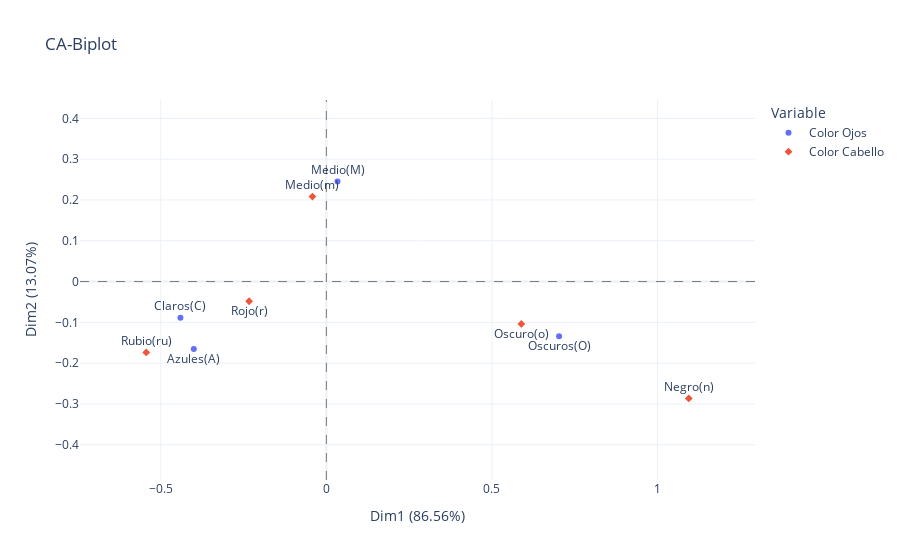

Notebook cell for this chart:
### Code cell
ca_biplot(ca, X)

### Figure 1 — Plotly figure (JSON) as saved in the notebook; plotly's stock layout.template omitted (floating-point values rounded to 4 significant figures)
{"data": [{"customdata": [["Color Ojos"], ["Color Ojos"], ["Color Ojos"], ["Color Ojos"]], "hovertemplate": "<b>%{hovertext}</b><br><br>Dim1=%{x}<br>Dim2=%{y}<br>index=%{text}<extra></extra>", "hovertext": ["Color Ojos", "Color Ojos", "Color Ojos", "Color Ojos"], "legendgroup": "Color Ojos", "marker": {"color": "#636efa", "symbol": "circle"}, "mode": "markers+text", "name": "Color Ojos", "orientation": "v", "showlegend": true, "text": ["Claros(C)", "Azules(A)", "Medio(M)", "Oscuros(O)"], "textposition": ["top center", "bottom center", "top center", "bottom center", "top center", "bottom center", "top center", "bottom center", "top center"], "type": "scatter", "x": [-0.4407, -0.4003, 0.03361, 0.7027], "xaxis": "x", "y": [-0.08846, -0.1654, 0.245, -0.1339], "yaxis": "y"}, {"customdata": [["Color Cabello"], ["Color Cabello"], ["Color Cabello"], ["Color Cabello"], ["Color Cabello"]], "hovertemplate": "<b>%{hovertext}</b><br><br>Dim1=%{x}<br>Dim2=%{y}<br>index=%{text}<extra></extra>", "hovertext": ["Color Cabello", "Color Cabello", "Color Cabello", "Color Cabello", "Color Cabello"], "legendgroup": "Color Cabello", "marker": {"color": "#EF553B", "symbol": "diamond"}, "mode": "markers+text", "name": "Color Cabello", "orientation": "v", "showlegend": true, "text": ["Rubio(ru)", "Rojo(r)", "Medio(m)", "Oscuro(o)", "Negro(n)"], "textposition": ["top center", "bottom center", "top center", "bottom center", "top center", "bottom center", "top center", "bottom center", "top center"], "type": "scatter", "x": [-0.544, -0.2333, -0.04202, 0.5887, 1.094], "xaxis": "x", "y": [-0.1738, -0.04828, 0.2083, -0.104, -0.2864], "yaxis": "y"}], "layout": {"legend": {"title": {"text": "Variable"}, "tracegroupgap": 0}, "shapes": [{"line": {"color": "black", "dash": "dash", "width": 0.5}, "type": "line", "x0": 0, "x1": 1, "xref": "x domain", "y0": 0, "y1": 0, "yref": "y"}, {"line": {"color": "black", "dash": "dash", "width": 0.5}, "type": "line", "x0": 0, "x1": 0, "xref": "x", "y0": 0, "y1": 1, "yref": "y domain"}], "title": {"text": "CA-Biplot"}, "xaxis": {"anchor": "y", "domain": [0, 1], "range": [-0.744, 1.294], "title": {"text": "Dim1 (86.56%)"}}, "yaxis": {"anchor": "x", "domain": [0, 1], "range": [-0.4864, 0.445], "title": {"text": "Dim2 (13.07%)"}}}}
